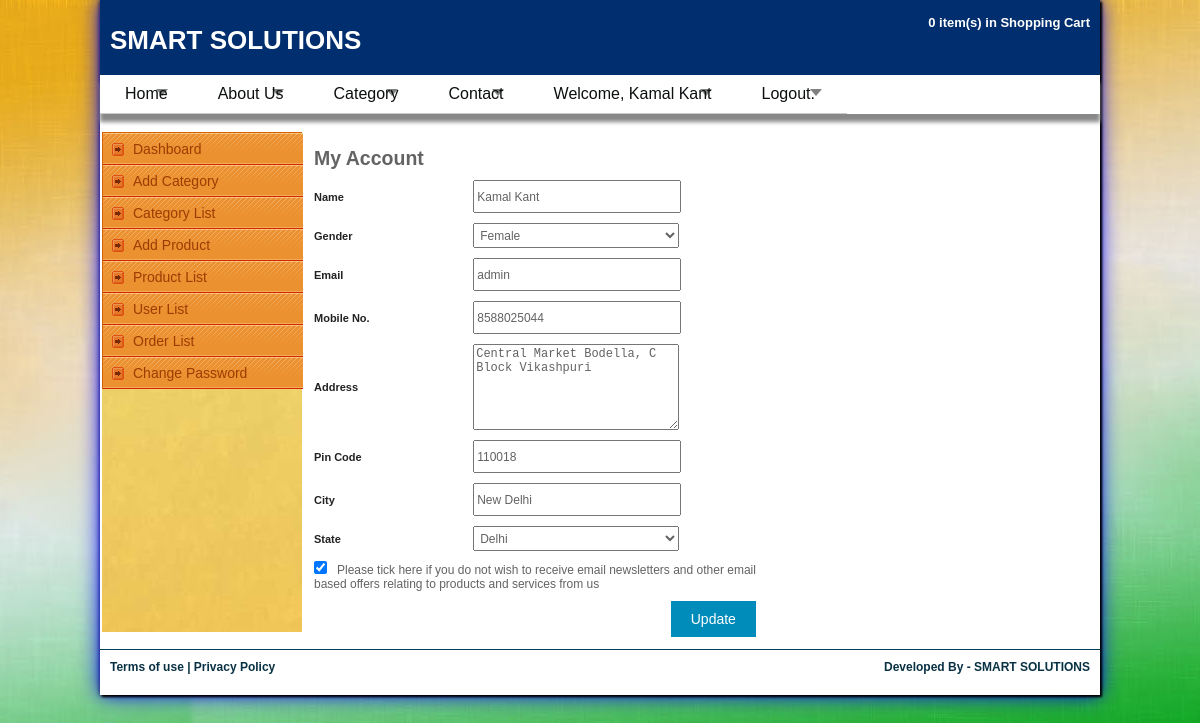
Screenshot of /myprofile.php (signed in) with the database file from the repository.
### tables this page shows
CREATE TABLE `users` (
  `id` bigint(20) NOT NULL auto_increment,
  `name` varchar(100) NOT NULL,
  `gender` varchar(50) default NULL,
  `email` varchar(100) NOT NULL,
  `mobile` varchar(20) NOT NULL,
  `address` varchar(500) default NULL,
  `city` varchar(100) default NULL,
  `state` varchar(100) default NULL,
  `pincode` varchar(100) default NULL,
  `news_letter` varchar(50) default 'yes',
  `password` varchar(25) NOT NULL,
  `utype` varchar(50) default NULL,
  `ustatus` char(1) default '1' COMMENT '1=>Active, 0=> Inactive',
  `created` datetime default NULL,
  `updated` datetime default NULL,
  PRIMARY KEY  (`id`),
  UNIQUE KEY `email_id` (`email`)
);

### dbconfig.php (called while the page is built, shortened)
<?php
if (isset($_SESSION['user_id'])) {
    $user_id = $_SESSION['user_id'];
}
?>

### myprofile.php (the view, shortened to what this page needs)
<?php
include './dbconfig.php';
if (!empty($user_id)) {
    ?>
    <!DOCTYPE html PUBLIC "-//W3C//DTD XHTML 1.0 Transitional//EN" "http://www.w3.org/TR/xhtml1/DTD/xhtml1-transitional.dtd">
    <html xmlns="http://www.w3.org/1999/xhtml">
        <head>
            <link href="stylesheet/style.css" rel="stylesheet" type="text/css" />
            <link href="stylesheet/menu.css" rel="stylesheet" type="text/css" />
            <link href="stylesheet/form-field.css" rel="stylesheet" type="text/css" />
            <link type="text/css" href="stylesheet/left-panel.css" rel="stylesheet"/>
        </head>
        <body onload="emailchk();">
            <div id="wrapper">
                <div id="container">
                    <div id="header">
                        <?php
                        include('header.php');
                        ?>
                    </div>
                    <div id="center-page">
                        <table border="0" width="100%">
                            <tr>
                                <td valign="top">
                                    <?php
                                    include('custmenu.php');
                                    ?>
                                </td>
                                <td valign="top" width="800">
                                    <form action="" method="post">
                                        <table cellpadding="10" cellspacing="10" border="0">
                                            <tr>
                                                <td><h2>My Account</h2></td>
                                            </tr>
                                            <?php
                                            $result = mysqli_query($con, "select * from users where id = '$user_id'");
                                            while ($row = mysqli_fetch_array($result)) {
                                                ?>
                                                <tr>
                                                    <td class="teamname">Name</td>
                                                    <td><input type="text" name="name" id="name" class="input_text" value="<?php echo $row ['name']; ?>"/></td>
                                                </tr>
                                                <tr>
                                                    <td class="teamname">Gender</td>
                                                    <td>
                                                        <select name="gender" id="gender" class="input_text" style="width: 206px;">
                                                            <?php
                                                            if ($row ['name'] == "Male") {
                                                                echo '<option value="Male" selected>Male</option>';
                                                                echo '<option value="Female">Female</option>';
                                                            } else {
                                                                echo '<option value="Female" selected>Female</option>';
                                                            }
                                                            ?>
                                                        </select>
                                                    </td>
                                                </tr>
                                                <tr>
                                                    <td class="teamname">Email</td>
                                                    <td><input type="text" name="email" id="email" class="input_text" readonly value="<?php echo $row ['email']; ?>" /></td>
                                                </tr>
                                                <tr>
                                                    <td class="teamname">Mobile No.</td>
                                                    <td><input type="text" name="mobile" id="mobile" class="input_text" value="<?php echo $row ['mobile']; ?>"onkeyup="CheckForIntegers(this);" /></td>
                                                </tr>
                                                <tr>
                                                    <td class="teamname">Address</td>
                                                    <td>
                                                        <textarea name="address" id="address" class="input_text" style="height: 80px;"><?php echo $row ['address']; ?></textarea>
                                                    </td>
                                                </tr>
                                                <tr>
                                                    <td class="teamname">Pin Code</td>
                                                    <td><input type="text" name="pincode" id="pincode" class="input_text" onkeyup="CheckForIntegers(this);" value="<?php echo $row ['pincode']; ?>" /></td>
                                                </tr>
                                                <tr>
                                                    <td class="teamname">City</td>
                                                    <td><input type="text" name="city" id="city" class="input_text" value="<?php echo $row ['city']; ?>"/></td>
                                                </tr>
                                                <tr>
                                                    <td class="teamname">State</td>
                                                    <td>
                                                        <select name="state" id="state" class="input_text" style="width: 206px;">
                                                            <?php
                                                            $sql_query = "SELECT StateID,State FROM z_state";
                                                            $result = mysqli_query($con, $sql_query);
                                                            while ($row1 = mysqli_fetch_array($result)) {
                                                                if ($row1 ['State'] == $row['state']) {
                                                                    echo '<option value="' . $row1 ['State'] . '" selected>' . $row1 ['State'] . '</option>';
                                                                } else {
                                                                    echo '<option value="' . $row1 ['State'] . '">' . $row1 ['State'] . '</option>';
                                                                }
                                                            }
                                                            ?>
                                                        </select>
                                                    </td>
                                                </tr>
                                                <tr>
                                                    <td colspan="2" class="text">
                                                        <?php
                                                        if ($row ['news_letter'] == "yes") {
                                                            ?>
                                                            <input type="checkbox" name="news_letter" id="news_letter" value="yes" checked/>&nbsp;&nbsp;
                                                            <?php
                                                        } else {
                                                            ?>
                                                            <input type="checkbox" name="news_letter" id="news_letter" value="no"/>&nbsp;&nbsp;
                                                            <?php
                                                        }
                                                        ?>
                                                        Please tick here if you do not wish to receive email newsletters and other email<br/>
                                                        based offers relating to  products and services from us
                                                    </td>
                                                </tr>
                                                <?php
                                            }
                                            ?>
                                            <tr>
                                                <td colspan="2" align="right">
                                                    <input type="submit" name="btnupdate" id="btnupdate" class="prdbuttonmore" value="Update" onclick="return formValidation()"/>
                                                </td>
                                            </tr>
                                        </table>
                                    </form>
                                </td>
                            </tr>
                        </table>
                    </div>
                    <?php
                    include('footer.php');
                    ?>
                </div>
            </div>
        </body>
    </html>
    <?php
} else {
    header("location:login.php?logout=success");
}
?>

### stylesheet/style.css (style rules this page uses)
* { margin:0px 0px 0px 0px; padding:0px 0px 0px 0px; }
body { font-family: calibri, "Trebuchet MS", Arial; font-size:13px; color:#636363; background:#ab1f22; margin:0px 0px 0px 0px; padding:0px 0px 0px 0px; background:url(../images/bg.jpg) top no-repeat; background-attachment:fixed; }
#wrapper { width:100%; margin:0px 0px 0px 0px; padding:0px 0px 0px 0px; }
#container { width:970px; margin:0px auto; padding:0px 15px; background-color: #ffffff; box-shadow: 2px 2px 2px black, 0 0 20px blue, 0 0 5px #000; }
#header { width:980px; margin:0px 0px 0px 0px; padding:0px 0px 0px 0px; height: 100px; }
#center-page { width:970px; height:auto;; padding: 0px; margin: 0px; }
.prdbuttonmore { background-color: #008CBA; border: none; color: white; padding: 10px 20px; text-align: center; text-decoration: none; display: inline-block; font-size: 14px; cursor: pointer; }

### stylesheet/form-field.css (style rules this page uses)
.teamname { color: #232323; font-weight: bold; font-family: Arial, Helvetica, sans-serif; font-size: 11px; }
.text { font-size: 12px; font-weight: normal; font-family:Arial,Helvetica,sans-serif; }
.input_text { width: 200px; font-size: 12px; font-weight: normal; height: 25px; padding: 2px; color: #636363; }

### rows the page displays
users: name "Kamal Kant", gender "Female", email "admin", mobile "8588025044", address "Central Market Bodella, C Block Vikashpuri", pincode "110018", city "New Delhi"

### other values shown
$user_name "Kamal Kant"
form field state "Delhi"
